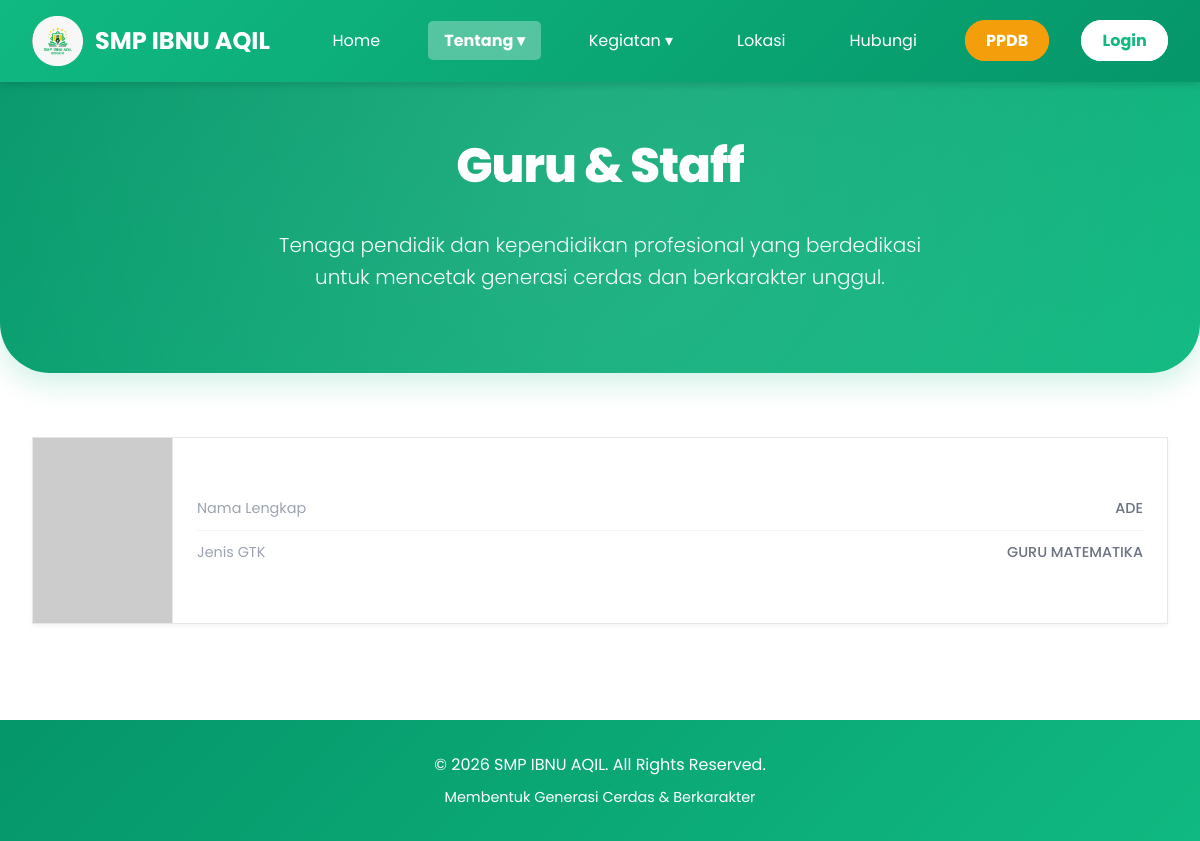
Before: /guru-staff.php with the older database file.
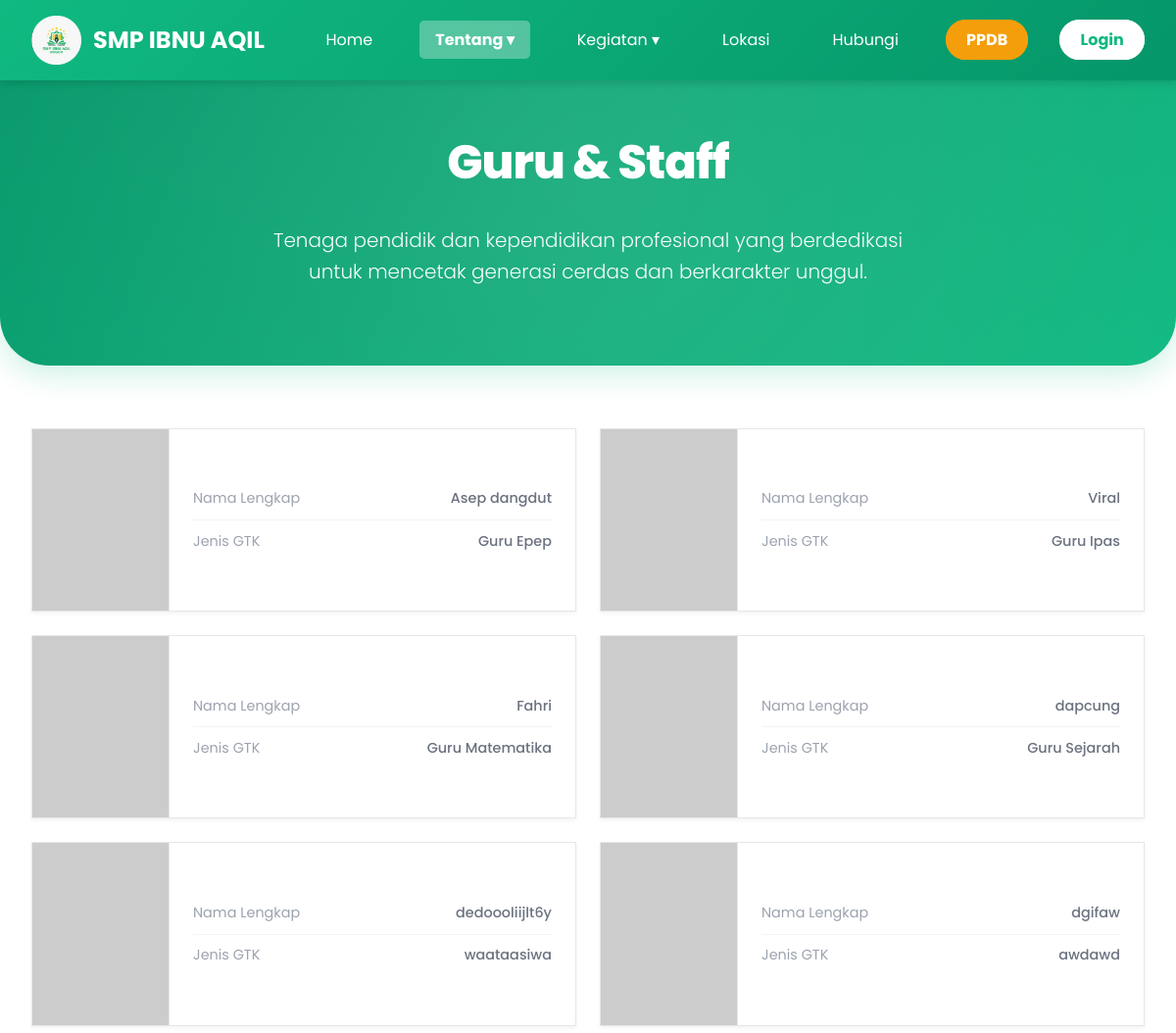
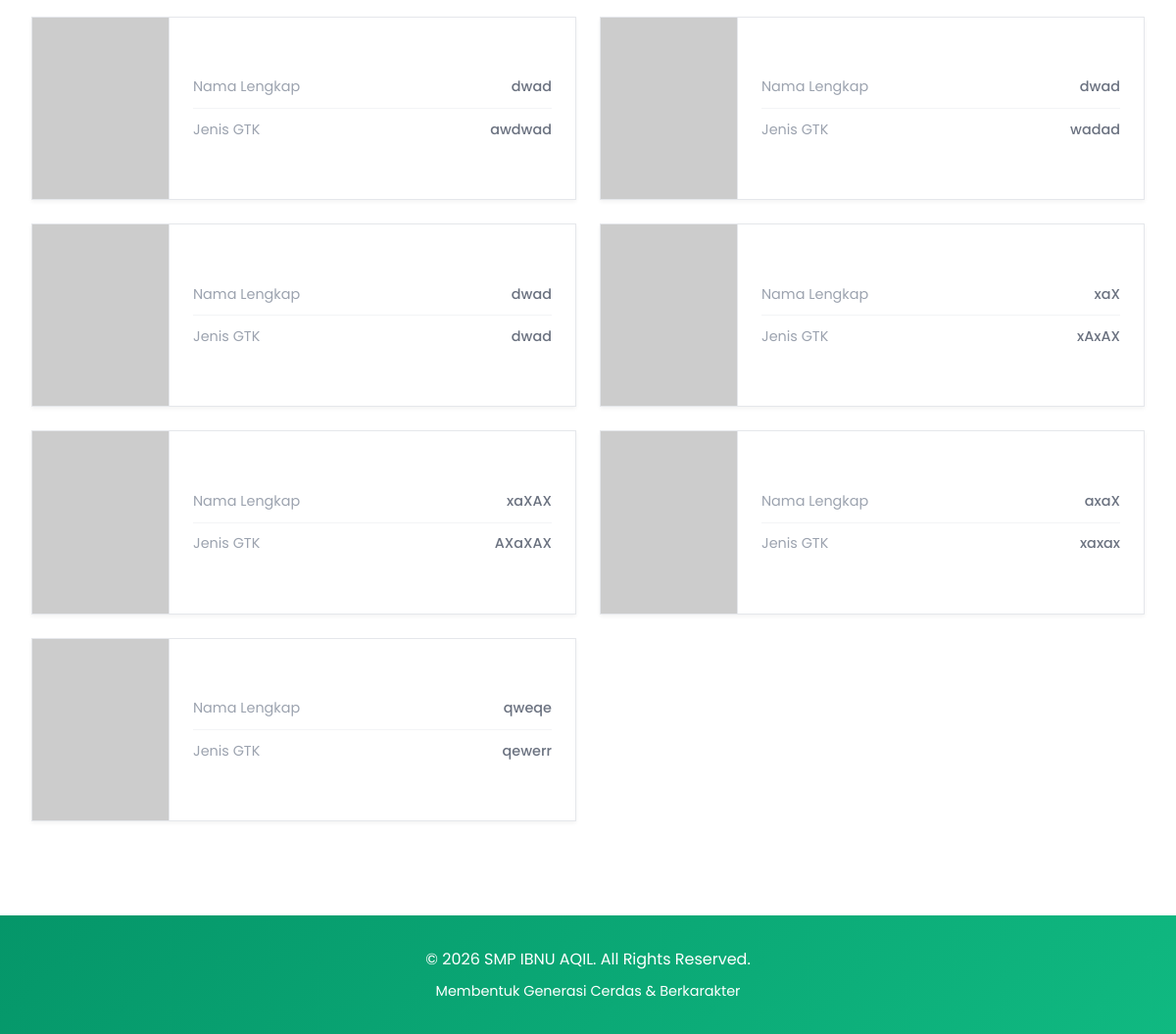
After: the same page with the newer database file (2 pictures, top to bottom).
### guru-staff.php (the view, shortened to what this page needs)
<?php
require_once 'koneksi.php';
$res_guru = mysqli_query($KONEKSI, "SELECT * FROM `nama guru & staff` ORDER BY id ASC");
$daftar_guru = [];
if ($res_guru) {
    while ($row = mysqli_fetch_assoc($res_guru)) {
        $daftar_guru[] = $row;
    }
}
?>
<!DOCTYPE html>
<html lang="id">
<head>
    <link rel="stylesheet" href="style.css">
    <link href='https://unpkg.com/boxicons@2.1.4/css/boxicons.min.css' rel='stylesheet'>
</head>
<body>
    <nav class="navbar">
        <div class="nav-container">
            <div class="logo">
                <img src="Screenshot_2026-02-22-13-16-05-58_1c337646f29875672b5a61192b9010f9.png"
                    alt="Logo SMP IBNU AQIL" class="logo-img">
                SMP IBNU AQIL
            </div>
            <ul class="nav-menu" id="navMenu">
                <li><a href="index.php">Home</a></li>
                <li class="dropdown">
                    <a href="#" class="dropbtn active">Tentang ▾</a>
                </li>
                <li class="dropdown">
                    <a href="#" class="dropbtn">Kegiatan ▾</a>
                </li>
                <li><a href="lokasi.php">Lokasi</a></li>
                <li><a href="hubungi.php">Hubungi</a></li>
                <li><a href="ppdb.php" class="nav-ppdb-btn">PPDB</a></li>
                <li><a href="login.php" class="nav-login-btn">Login</a></li>
            </ul>
        </div>
    </nav>
    <section>
        <div class="premium-hero">
            <h2>Guru & Staff</h2>
            <p>Tenaga pendidik dan kependidikan profesional yang berdedikasi untuk mencetak generasi cerdas dan
                berkarakter unggul.</p>
        </div>
        <div class="guru-grid">
            <?php if (empty($daftar_guru)): ?>
                <div style="text-align:center; padding: 2rem; color: #6b7280; grid-column: 1/-1;">
                    <p>Belum ada data guru & staff.</p>
                </div>
            <?php else: ?>
                <?php foreach ($daftar_guru as $gr): ?>
                    <div class="guru-card">
                        <img src="<?php echo htmlspecialchars(!empty($gr['foto']) ? $gr['foto'] : 'https://via.placeholder.com/150x200?text=No+Img'); ?>"
                            onerror="this.src='https://via.placeholder.com/150x200?text=No+Img'"
                            alt="<?php echo htmlspecialchars($gr['nama guru']); ?>" class="guru-foto">
                        <div class="guru-info">
                            <div class="info-row">
                                <span class="info-label">Nama Lengkap</span>
                                <span class="info-value"><?php echo htmlspecialchars($gr['nama guru']); ?></span>
                            </div>
                            <div class="info-row">
                                <span class="info-label">Jenis GTK</span>
                                <span class="info-value"><?php echo htmlspecialchars($gr['mapel guru']); ?></span>
                            </div>
                        </div>
                    </div>
                <?php endforeach; ?>
            <?php endif; ?>
        </div>
    </section>
    <footer>
        <p>&copy; 2026 SMP IBNU AQIL. All Rights Reserved.</p>
        <p style="margin-top: 0.5rem; font-size: 0.9rem;">Membentuk Generasi Cerdas & Berkarakter</p>
    </footer>
</body>
</html>

### style.css (style rules this page uses)
* { margin: 0; padding: 0; box-sizing: border-box; }
:root { --primary-green: #10b981; --dark-green: #059669; --light-green: #34d399; --white: #ffffff; --light-gray: #f0fdf4; --text-dark: #1f2937; --text-gray: #6b7280; }
body { font-family: 'Poppins', Tahoma, Geneva, sans-serif; line-height: 1.6; color: var(--text-dark); overflow-x: hidden; }
.navbar { background: linear-gradient(135deg, var(--primary-green) 0%, var(--dark-green) 100%); padding: 1rem 0; position: fixed; width: 100%; top: 0; z-index: 1000; box-shadow: 0 4px 6px rgba(0, 0, 0, 0.1); }
.nav-container { max-width: 1200px; margin: 0 auto; display: flex; justify-content: space-between; align-items: center; padding: 0 2rem; }
.logo { color: var(--white); font-size: 1.5rem; font-weight: bold; display: flex; align-items: center; gap: 0.75rem; text-align: left; line-height: 1.2; }
.logo-img { height: 50px; width: auto; object-fit: contain; }
.nav-menu { display: flex; list-style: none; gap: 2rem; }
.nav-menu a { color: var(--white); text-decoration: none; transition: all 0.3s; padding: 0.5rem 1rem; border-radius: 5px; cursor: pointer; }
.dropdown { position: relative; }
.nav-ppdb-btn { background: #f59e0b !important; color: var(--white) !important; padding: 0.45rem 1.2rem !important; border-radius: 50px !important; font-weight: bold !important; transition: all 0.3s !important; border: 2px solid #f59e0b; }
.nav-login-btn { background: var(--white) !important; color: var(--primary-green) !important; padding: 0.45rem 1.2rem !important; border-radius: 50px !important; font-weight: bold !important; transition: all 0.3s !important; border: 2px solid var(--white); }
.nav-menu a.active { background: rgba(255, 255, 255, 0.3); font-weight: bold; }
footer { background: linear-gradient(135deg, var(--dark-green) 0%, var(--primary-green) 100%); color: var(--white); text-align: center; padding: 2rem; margin-top: 4rem; }

### guru-staff.php (style rules this page uses)
.premium-hero { background: linear-gradient(135deg, var(--dark-green), var(--primary-green)); padding: 8rem 2rem 5rem; text-align: center; color: white; border-radius: 0 0 50px 50px; margin-bottom: 4rem; box-shadow: 0 10px 30px rgba(16, 185, 129, 0.2); position: relative; overflow: hidden; }
.premium-hero::after { content: ''; position: absolute; top: -50%; left: -50%; width: 200%; height: 200%; background: radial-gradient(circle, rgba(255, 255, 255, 0.1) 0%, transparent 60%); pointer-events: none; }
.premium-hero h2 { font-size: 3rem; margin-bottom: 1.5rem; font-weight: 800; letter-spacing: -1px; position: relative; z-index: 1; }
.premium-hero p { font-size: 1.25rem; opacity: 0.95; max-width: 700px; margin: 0 auto; line-height: 1.6; position: relative; z-index: 1; font-weight: 300; }
.guru-grid { display: grid; grid-template-columns: repeat(auto-fit, minmax(380px, 1fr)); gap: 1.5rem; padding: 0 2rem; max-width: 1250px; margin: 0 auto 6rem; }
.guru-card { background: #fff; border: 1px solid #e5e7eb; display: flex; align-items: stretch; box-shadow: 0 2px 4px rgba(0, 0, 0, 0.05); transition: all 0.3s ease; }
.guru-foto { width: 140px; min-height: 180px; object-fit: cover; flex-shrink: 0; border-right: 1px solid #e5e7eb; }
.guru-info { padding: 1.5rem; flex-grow: 1; display: flex; flex-direction: column; justify-content: center; }
.info-row { display: flex; justify-content: space-between; align-items: center; padding: 0.6rem 0; border-bottom: 1px solid #f3f4f6; }
.info-row:last-child { border-bottom: none; }
.info-label { color: #9ca3af; font-size: 0.9rem; }
.info-value { color: #6b7280; font-size: 0.9rem; text-align: right; font-weight: 500; }

Changed rows visible on the page:
removed nama guru & staff: nama guru "ADE", mapel guru "GURU MATEMATIKA"
added nama guru & staff: nama guru "Asep dangdut", mapel guru "Guru Epep"
added nama guru & staff: nama guru "Viral", mapel guru "Guru Ipas"
added nama guru & staff: nama guru "Fahri", mapel guru "Guru Matematika"
added nama guru & staff: nama guru "dapcung", mapel guru "Guru Sejarah"
added nama guru & staff: nama guru "dedoooliijlt6y", mapel guru "waataasiwa"
added nama guru & staff: nama guru "dgifaw", mapel guru "awdawd"
added nama guru & staff: nama guru "dwad", mapel guru "awdwad"
added nama guru & staff: nama guru "dwad", mapel guru "wadad"
added nama guru & staff: nama guru "dwad", mapel guru "dwad"
added nama guru & staff: nama guru "xaX", mapel guru "xAxAX"
added nama guru & staff: nama guru "xaXAX", mapel guru "AXaXAX"
added nama guru & staff: nama guru "axaX", mapel guru "xaxax"
added nama guru & staff: nama guru "qweqe", mapel guru "qewerr"
